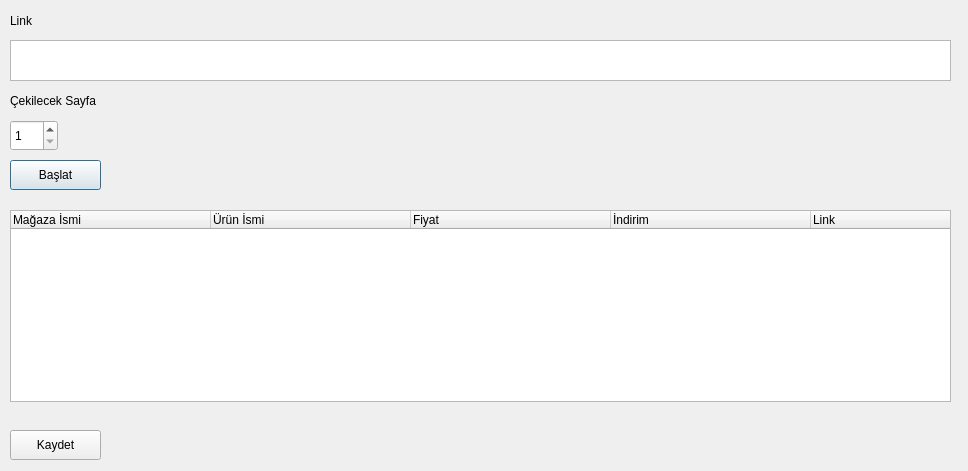
<?xml version="1.0" encoding="UTF-8"?>
<ui version="4.0">
 <class>Dialog</class>
 <widget class="QDialog" name="Dialog">
  <property name="geometry">
   <rect>
    <x>0</x>
    <y>0</y>
    <width>968</width>
    <height>471</height>
   </rect>
  </property>
  <property name="windowTitle">
   <string>Trendyol Ürün Bot</string>
  </property>
  <widget class="QTextEdit" name="textEdit">
   <property name="geometry">
    <rect>
     <x>10</x>
     <y>40</y>
     <width>941</width>
     <height>41</height>
    </rect>
   </property>
  </widget>
  <widget class="QTreeWidget" name="treeWidget">
   <property name="geometry">
    <rect>
     <x>10</x>
     <y>210</y>
     <width>941</width>
     <height>192</height>
    </rect>
   </property>
   <attribute name="headerDefaultSectionSize">
    <number>200</number>
   </attribute>
   <column>
    <property name="text">
     <string>Mağaza İsmi</string>
    </property>
   </column>
   <column>
    <property name="text">
     <string>Ürün İsmi</string>
    </property>
   </column>
   <column>
    <property name="text">
     <string>Fiyat</string>
    </property>
   </column>
   <column>
    <property name="text">
     <string>İndirim</string>
    </property>
   </column>
   <column>
    <property name="text">
     <string>Link</string>
    </property>
   </column>
  </widget>
  <widget class="QPushButton" name="pushButton">
   <property name="geometry">
    <rect>
     <x>10</x>
     <y>160</y>
     <width>91</width>
     <height>30</height>
    </rect>
   </property>
   <property name="text">
    <string>Başlat</string>
   </property>
  </widget>
  <widget class="QLabel" name="label">
   <property name="geometry">
    <rect>
     <x>10</x>
     <y>10</y>
     <width>68</width>
     <height>22</height>
    </rect>
   </property>
   <property name="text">
    <string>Link</string>
   </property>
  </widget>
  <widget class="QSpinBox" name="spinBox">
   <property name="geometry">
    <rect>
     <x>10</x>
     <y>120</y>
     <width>48</width>
     <height>31</height>
    </rect>
   </property>
   <property name="minimum">
    <number>1</number>
   </property>
   <property name="maximum">
    <number>300</number>
   </property>
  </widget>
  <widget class="QLabel" name="label_2">
   <property name="geometry">
    <rect>
     <x>10</x>
     <y>90</y>
     <width>111</width>
     <height>22</height>
    </rect>
   </property>
   <property name="text">
    <string>Çekilecek Sayfa</string>
   </property>
  </widget>
  <widget class="QPushButton" name="pushButton_2">
   <property name="geometry">
    <rect>
     <x>10</x>
     <y>430</y>
     <width>91</width>
     <height>30</height>
    </rect>
   </property>
   <property name="text">
    <string>Kaydet</string>
   </property>
  </widget>
 </widget>
 <resources/>
 <connections/>
</ui>
